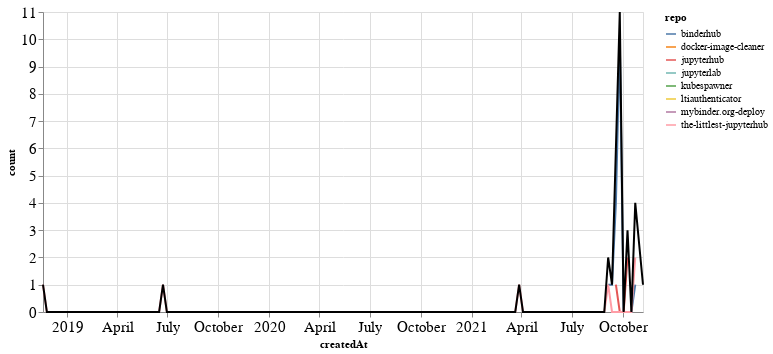

The cell this chart's notebook holds for it:
### Markdown cell above
### PRs

### Code cell
prs_time = prs.groupby('repo').resample('W', on='createdAt').count()['author'].reset_index()
prs_time = prs_time.rename(columns={'author': 'count'})
prs_time_total = prs_time.groupby('createdAt').agg({"count": "sum"}).reset_index()

ch1 = alt.Chart(prs_time, width=600).mark_line().encode(
    x='createdAt',
    y='count',
    color='repo',
    tooltip="repo"
)

ch2 = alt.Chart(prs_time_total, width=600).mark_line(color="black").encode(
    x='createdAt',
    y='count',
)

ch1 + ch2

### Figure 1 — Vega-Lite specification as saved in the notebook (floating-point values rounded to 4 significant figures; data arrays with more than 128 entries replaced by an {"elided": "..."} marker saying what was removed)
{"config": {"axisLeft": {"labelFontSize": 15}, "axisBottom": {"labelFontSize": 15}}, "layer": [{"data": {"name": "data-3d92ad79ec0b796da9a80c6ec104996e"}, "mark": "line", "encoding": {"color": {"type": "nominal", "field": "repo"}, "tooltip": {"type": "nominal", "field": "repo"}, "x": {"type": "temporal", "field": "createdAt"}, "y": {"type": "quantitative", "field": "count"}}, "width": 600}, {"data": {"name": "data-79018ad60244bdf32b037298995d30a0"}, "mark": {"type": "line", "color": "black"}, "encoding": {"x": {"type": "temporal", "field": "createdAt"}, "y": {"type": "quantitative", "field": "count"}}, "width": 600}], "$schema": "https://vega.github.io/schema/vega-lite/v4.8.1.json", "datasets": {"data-3d92ad79ec0b796da9a80c6ec104996e": {"elided": "171 records"}, "data-79018ad60244bdf32b037298995d30a0": {"elided": "155 records"}}}
